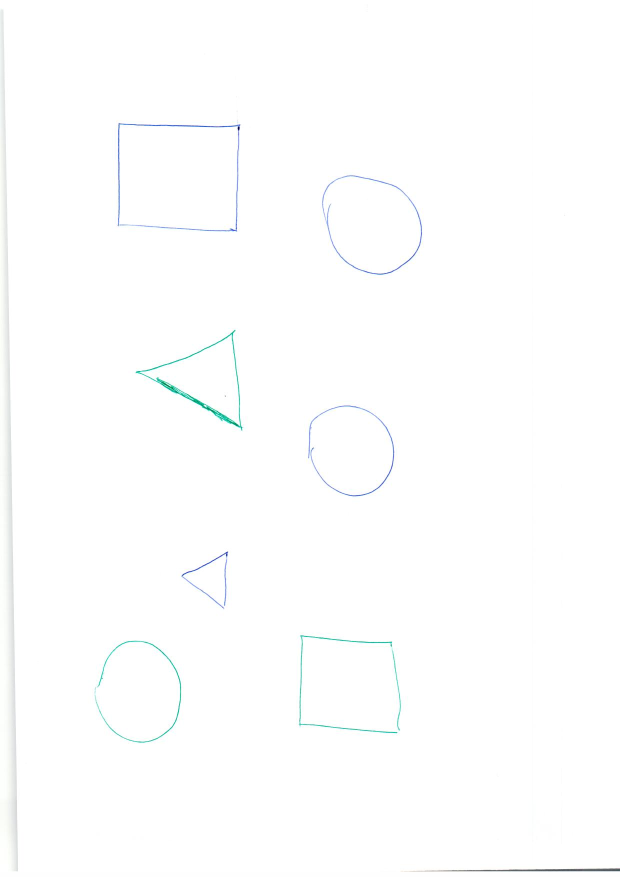
#> input picture UD2/Tareas/Tarea_63 - Deteccion figuras openCV/Escaneo-cargador.jpg, 1240 x 1753 px (shown at 1/2 size)
$ jupyter execute Tarea_63.ipynb
#> lines starting #> are read from the running program, lines starting #| are printed output that depends on the picture; after the words box and inside, x2 and y2 are one past the last pixel; in counts of white or black regions, pixels touching at a corner belong together
Fai un programa en Python que coa imaxe escaneada:

- Identifica os cuadrilateros da imaxe.

- Conta o número de "circulos" e encerraos dentro dun cuadrilatero

## 1. Importación de librerías y carga de imagen

[cell 1]
import numpy as np
import cv2 as cv
from matplotlib import pyplot as plt

img_original = cv.imread("Escaneo-cargador.jpg",0) # el 0 hace que se cargue directamente en escala de grises
#> img_original: shape (1753, 1240); min 0, max 255, mean 254.1
plt.imshow(img_original)
plt.title('Imagen escaneada en escala de grises')

## 2. Recorte de imagen

[cell 2]
recorte = img_original[100:1600,150:900]
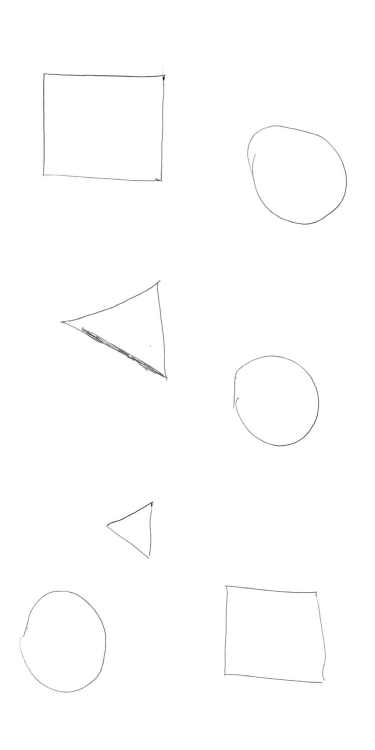
#> recorte: shape (1500, 750) (shown at 1/2 size); min 0, max 255, mean 253.9
plt.imshow(recorte)
plt.title('Imagen recortada')
plt.xticks([]), plt.yticks([]) # oculta ejes para visión más limpia

## 3. Detección de bordes con Canny

[cell 3]
bordes = cv.Canny(recorte, 100, 200) # 100 y 200 son umbrales que definen qué es considerado borde y qué no. Por debajo de 100 se descartan como borde, por encima de 200 es borde seguro. Entre 100 y 200 sería un borde débil.
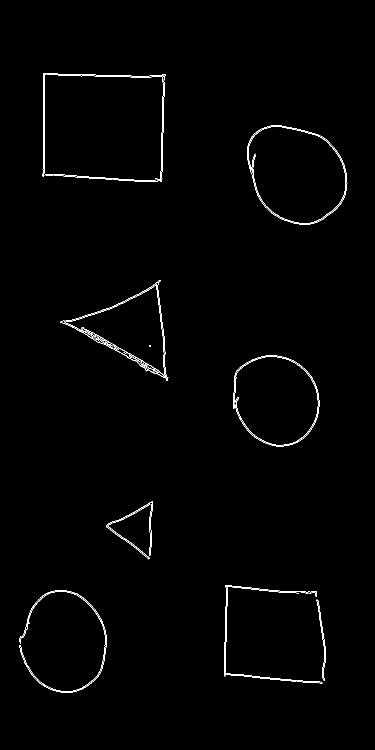
#> bordes: shape (1500, 750) (shown at 1/2 size); 0.83% white in thin lines or dots, all inside (x1, y1, x2, y2) = (39, 146, 695, 1386)

kernel = np.ones((7,7), np.uint8)

bordes = cv.dilate(bordes, kernel, iterations=1)
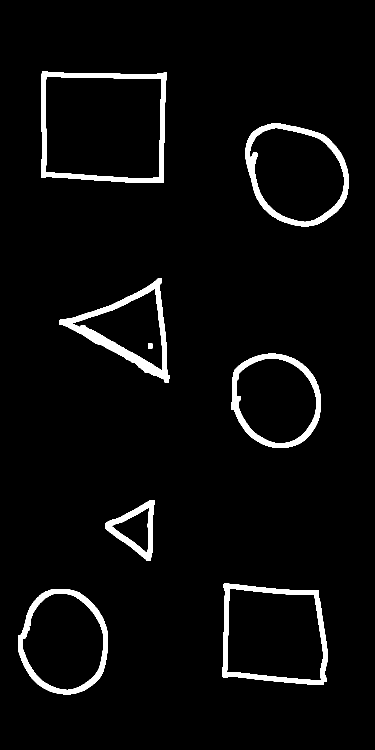
#> bordes: shape (1500, 750) (shown at 1/2 size); 4.1% white; 8 white regions


plt.subplot(121), plt.imshow(recorte, cmap='gray')
plt.title('Imagen Original'), plt.xticks([]), plt.yticks([])
plt.subplot(122), plt.imshow(bordes, cmap='gray')
plt.title('Bordes'), plt.xticks([]), plt.yticks([])
plt.show()
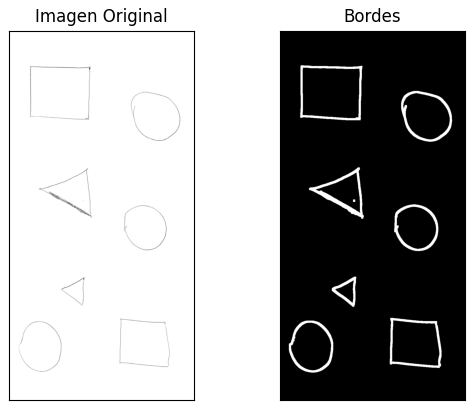
#> figure drawn by matplotlib, 2 panels

## 4. Detección de contornos (figuras)

[cell 4]
cnts, hierarchy = cv.findContours(bordes, cv.RETR_EXTERNAL, cv.CHAIN_APPROX_SIMPLE) # cv.RETR_EXTERNAL detecta los contornos externos, es decir, las figuras de la imagen (ignora si hay algo dentro de ellos, para eso habría que usar cv.RETR_TREE)
#> cnts = 7 contours; box (x1, y1, x2, y2) and area: (82, 143, 334, 366) 52450, (445, 1167, 655, 1370) 37148, (491, 247, 698, 453) 32758, (36, 1178, 216, 1389) 29518, (463, 707, 642, 896) 26714, (118, 557, 340, 765) 20554, (210, 1000, 309, 1122) 6468
                                                                                    # cv.CHAIN_APPROX_SIMPLE se queda con los puntos esenciales para detectar los contornos (evita gasto en memoria. cv.CHAIN_APPROX_NONE guardaría todos los puntos del contorno)
print(f"Número de contornos: {len(cnts)}")
#| Número de contornos: 7

## 5. Dibujar contorno sobre las figuras

[cell 5]
# Se convierte la imagen a RGB para poder dibujar sobre ella
conContornos = cv.cvtColor(bordes, cv.COLOR_GRAY2RGB)
#> conContornos: shape (1500, 750, 3); 4.1% white; 8 white regions, largest, box (x1, y1, x2, y2) and area: (82, 143, 334, 366) 8322, (118, 557, 340, 765) 8119, (445, 1167, 655, 1370) 7059

shapes = {} # diccionario para guardar las distintas figuras

for cnt in cnts:
    # Calcular la aproximación del contorno, con el perímetro como punto de referencia
    epsilon = 0.02 * cv.arcLength(cnt, True) ## 2% del perímetro. Cuanto más pequeño sea este valor, más aproximado será el contorno
    approx = cv.approxPolyDP(cnt, epsilon, True)

    # Dibuja el contorno en color verde (0, 255, 0) y con grosor 2
    cv.drawContours(conContornos, [approx], -1, (0, 255, 0), 2)

    # Clasificar las figuras. Si tiene 3 vértices = triángulo, 4 = cuadrilátero
    if len(approx) == 3:
        shape = "Triángulo"
    elif len(approx) == 4:
        shape = "Cuadrilátero"
    else:
        M = cv.moments(cnt)
        area = cv.contourArea(cnt)
        perimeter = cv.arcLength(cnt,True)
        approx = cv.approxPolyDP(cnt,0.01*perimeter,True)
         # Fórmula para detectar si es un círculo. Si el resultado > 0.8 se considera círculo, sino "otro"
        circularity = 4*np.pi*(area/(perimeter*perimeter))
        if circularity > 0.8:
            shape = "Círculo"
            # Dibuja rectángulo alrededor del círculo
            x, y, w, h = cv.boundingRect(cnt)
            cv.rectangle(conContornos, (x, y), (x + w, y + h), (255, 0, 0), 2)  # Azul
        else:
            shape = "Otro"

    shapes[shape] = shapes.get(shape, 0) + 1
#> this loop made 7 passes
#> (epsilon, area, perimeter, circularity, shape, x, y, w) on passes 1, 4, 6: (13.02, 29517.5, 650.9, 0.876, 'Círculo', 36, 1178, 180), (12.34, 26714, 617.2, 0.881, 'Círculo', 463, 707, 179), (13.8, 32758.5, 690.2, 0.864, 'Círculo', 491, 247, 207)
#> (epsilon, area, perimeter, circularity, shape) on pass 3: (7.39, 6468, 369.7, 0.595, 'Otro')
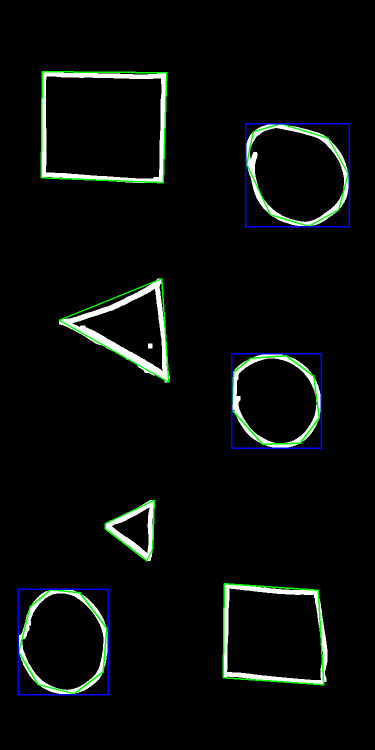
#> conContornos: shape (1500, 750, 3) (shown at 1/2 size); mean B, G, R 10.1, 11.5, 8.5
#> after the loop, shapes = {'Círculo': 3, 'Cuadrilátero': 2, 'Otro': 1, 'Triángulo': 1}

# Printeamos los cuadrados encontrados
print(f'Se han detectado {shapes["Cuadrilátero"]} cuadriláteros.')
#| Se han detectado 2 cuadriláteros.
print(f'Total figuras: {shapes}')
#| Total figuras: {'Círculo': 3, 'Cuadrilátero': 2, 'Otro': 1, 'Triángulo': 1}

#Mostrar los resultados
plt.subplot(121), plt.imshow(bordes, cmap='gray')
plt.title('Bordes'), plt.xticks([]), plt.yticks([])
plt.subplot(122), plt.imshow(conContornos)
plt.title('Detección de figuras'), plt.xticks([]), plt.yticks([])
plt.show()
#> figure, not shown here; B, G, R data is drawn as R, G, B
